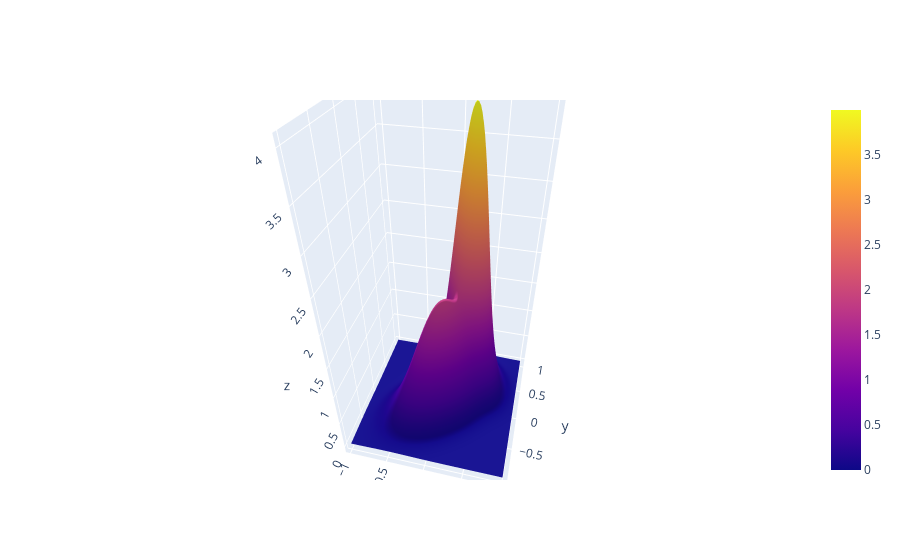

The code cell stored with this chart in its notebook:
### Code cell
import numpy as np
import plotly.graph_objects as go

# Define the parameters of the two 2D Gaussian distributions
mu1 = np.array([0, 0])
sigma1 = np.array([[1, 0.5], [0.5, 1]])*0.1

mu2 = np.array([.2, 0.6])
sigma2 = np.array([[1, -0.5], [-0.5, 1]])*0.05

# Generate a grid of points in the parameter space
x = np.linspace(-1, 1, 100)
y = np.linspace(-1, 1, 100)
X, Y = np.meshgrid(x, y)

# Evaluate the density function of the two 2D Gaussian distributions at each point in the grid
pos = np.empty(X.shape + (2,))
pos[:, :, 0] = X
pos[:, :, 1] = Y
Z1 = np.exp(-0.5 * np.sum((pos - mu1) @ np.linalg.inv(sigma1) * (pos - mu1), axis=2)) / (2 * np.pi * np.sqrt(np.linalg.det(sigma1)))
Z2 = np.exp(-0.5 * np.sum((pos - mu2) @ np.linalg.inv(sigma2) * (pos - mu2), axis=2)) / (2 * np.pi * np.sqrt(np.linalg.det(sigma2)))

# Create a surface plot of the combined density function
fig = go.Figure(data=[go.Surface(x=x, y=y, z=Z1 + Z2)])
fig.show()
